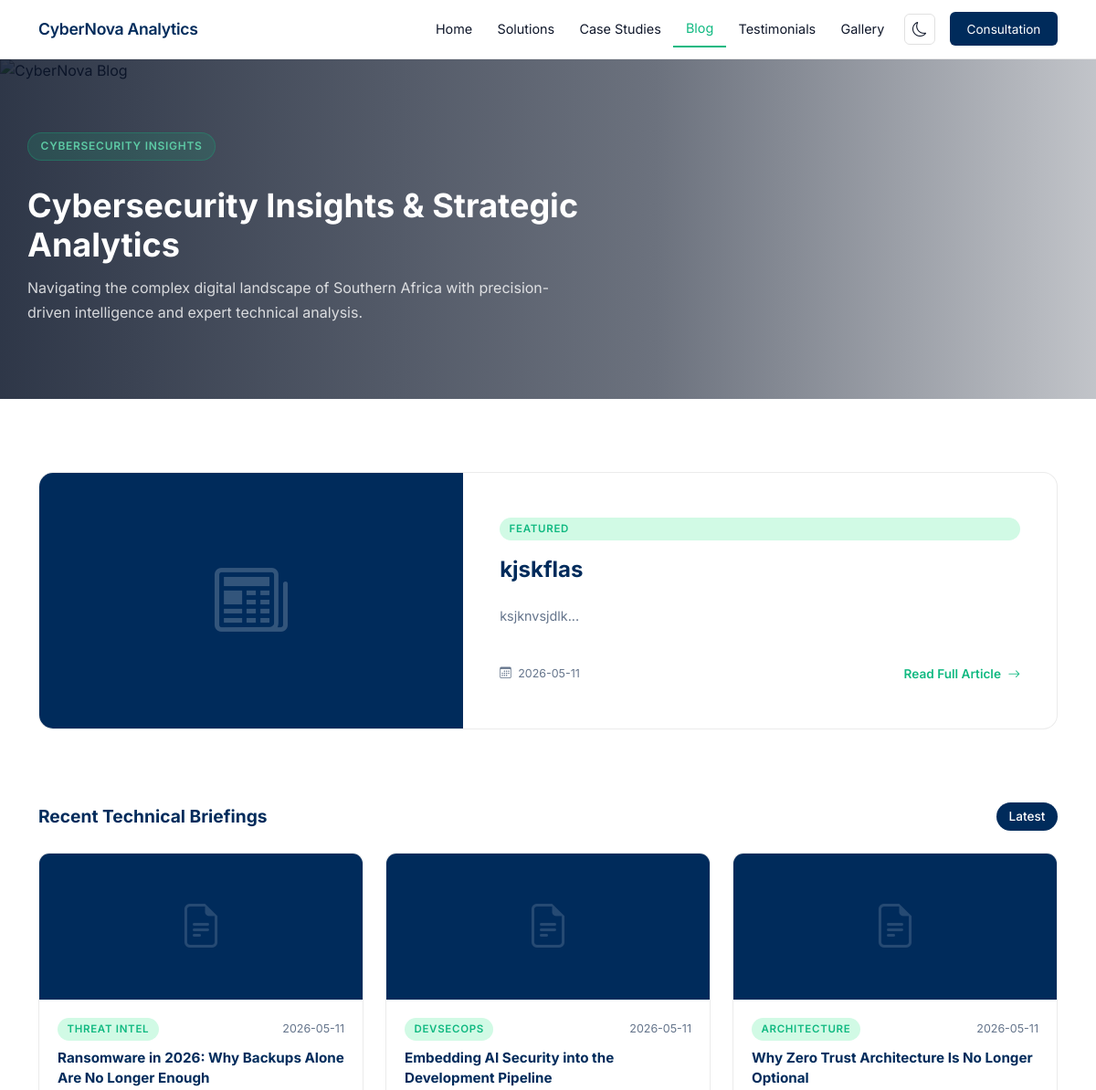
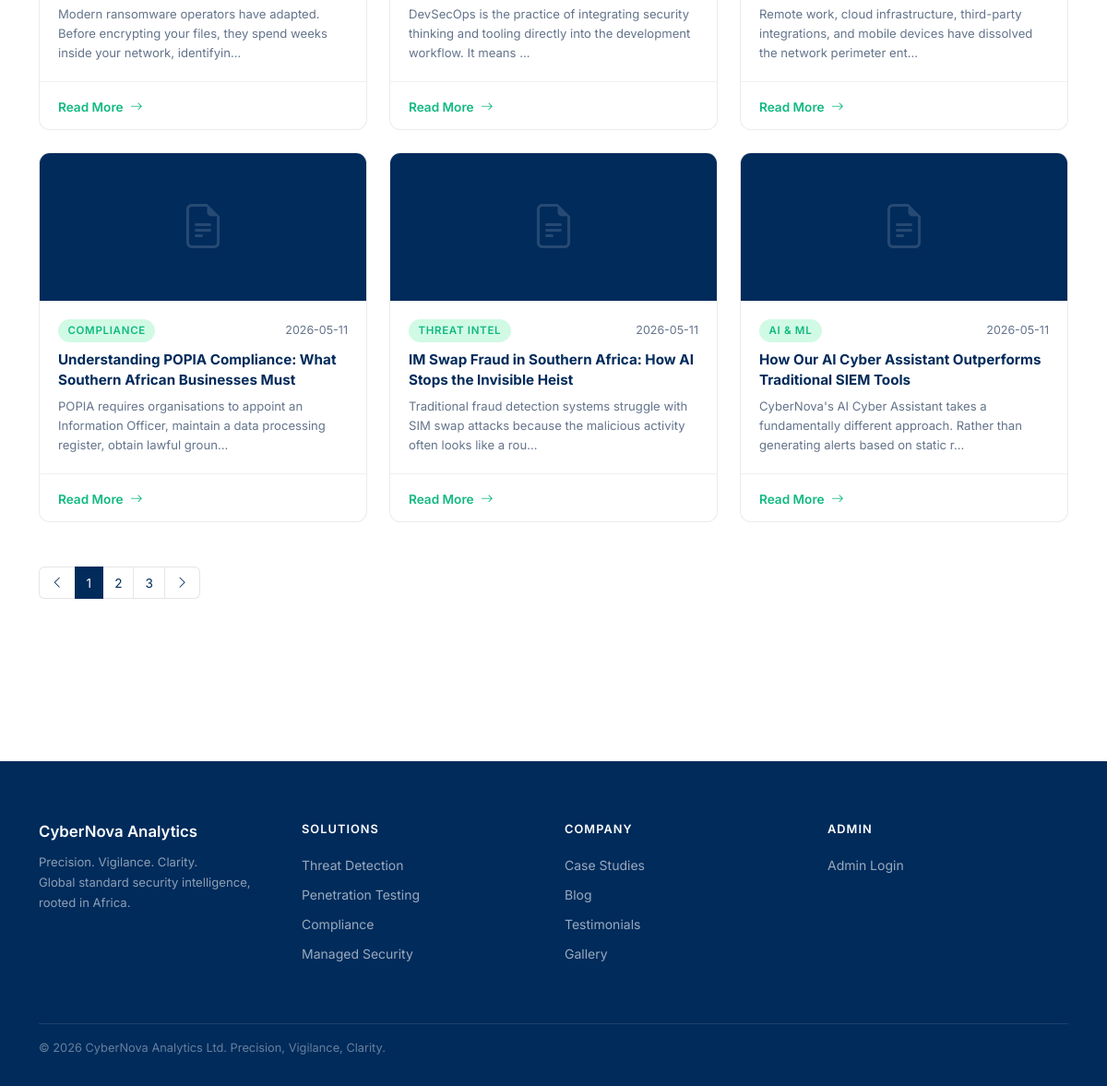
Page /blog on the committed database (2 pictures, top to bottom).
### tables this page shows
CREATE TABLE blog_post (
            id           INTEGER      PRIMARY KEY AUTOINCREMENT,
            admin_id     INT          NOT NULL,
            title        VARCHAR(255) NOT NULL,
            content      TEXT         NOT NULL,
            category     VARCHAR(100) NULL,
            cover_image  VARCHAR(255) NULL,
            published_at DATETIME     NULL,
            status       VARCHAR(50)  NOT NULL DEFAULT 'draft',
            FOREIGN KEY (admin_id) REFERENCES admin(id)
        );

### app.py (the view)
@app.route('/blog')
@public_route
def blog():
    db = get_db()
    posts = db.execute(
        'SELECT * FROM blog_post WHERE status = ? ORDER BY published_at DESC',
        ('published',)
    ).fetchall()
    db.close()
    return render_template('public/blog.html', posts=posts)

### app.py (called while the page is built)
@app.after_request
def prevent_caching(response):
    if request.path.startswith('/admin'):
        response.headers['Cache-Control'] = 'no-store, no-cache, must-revalidate, max-age=0'
        response.headers['Pragma'] = 'no-cache'
        response.headers['Expires'] = '0'
    return response

def get_db():
    conn = sqlite3.connect('database.db')
    conn.row_factory = sqlite3.Row
    return conn

def public_route(f):
    from functools import wraps
    @wraps(f)
    def decorated(*args, **kwargs):
        if 'admin_id' in session:
            session.clear()
            return redirect(url_for(f.__name__, **request.args))
        return f(*args, **kwargs)
    return decorated

### templates/public/blog.html (shortened to what this page needs)
{% extends 'base.html' %}  {% block content %}
<section class="page-header-hero">
  <div class="page-header-bg">
    <img
      src="{{ url_for('static', filename='images/blog_post.jpg') }}"
      alt="CyberNova Blog"
      class="page-header-bg-img"
    />
    <div class="page-header-overlay"></div>
  </div>
  <div class="container page-header-content">
    <span class="badge-label mb-3">Cybersecurity Insights</span>
    <h1 class="page-header-heading">
      Cybersecurity Insights & Strategic Analytics
    </h1>
    <p class="page-header-sub">
      Navigating the complex digital landscape of Southern Africa with
      precision-driven intelligence and expert technical analysis.
    </p>
  </div>
</section>
{% if posts %}
{% set featured = posts[0] %}
<section class="section-pad pb-0">
  <div class="container">
    <div class="featured-post-card">
      <div class="row g-0 align-items-stretch">
        <div class="col-lg-5">
          <div class="featured-post-img-wrap">
            {% if featured['cover_image'] %}
            <img
              src="{{ url_for('static', filename=featured['cover_image']) }}"
              alt="{{ featured['title'] }}"
              class="featured-post-img"
            />
            {% else %}
            <div class="featured-post-img-placeholder">
              <i class="bi bi-newspaper"></i>
            </div>
            {% endif %}
          </div>
        </div>
        <div class="col-lg-7">
          <div class="featured-post-content">
            <span class="post-category-badge mb-3">Featured</span>
            <h2 class="featured-post-title">{{ featured['title'] }}</h2>
            <p class="featured-post-excerpt mt-3">
              {{ featured['content'][:200] }}...
            </p>
            <div class="d-flex align-items-center justify-content-between mt-4">
              <span class="post-meta">
                <i class="bi bi-calendar3 me-1"></i>
                {{ featured['published_at'][:10] if featured['published_at']
                else 'Draft' }}
              </span>
              <a
                href="#"
                class="case-link"
                data-bs-toggle="modal"
                data-bs-target="#blogModalFeatured"
              >
                Read Full Article <i class="bi bi-arrow-right ms-1"></i>
              </a>
            </div>
          </div>
        </div>
      </div>
    </div>
  </div>
</section>
<section class="section-pad">
  <div class="container">
    <div class="d-flex justify-content-between align-items-center mb-4">
      <h3 class="blog-grid-heading">Recent Technical Briefings</h3>
      <div class="blog-filter-tabs">
        <a
          href="{{ url_for('blog') }}"
          class="blog-filter-tab {% if not request.args.get('status') %}active{% endif %}"
        >
          Latest
        </a>
      </div>
    </div>
    {% if posts|length > 1 %}
    <div class="row g-4">
      {% for post in posts %} {% if not loop.first %}
      <div class="col-lg-4 col-md-6">
        <div class="blog-card h-100">
          <div class="blog-card-img">
            {% if post['cover_image'] %}
            <img
              src="{{ url_for('static', filename=post['cover_image']) }}"
              alt="{{ post['title'] }}"
              class="blog-card-cover-img"
            />
            {% else %}
            <i class="bi bi-file-earmark-text"></i>
            {% endif %}
          </div>
          <div class="blog-card-body">
            <div class="d-flex justify-content-between align-items-center mb-2">
              <span class="post-category-badge">
                {{ post['category'] if post['category'] else 'Technical' }}
              </span>
              <span class="post-meta">
                {{ post['published_at'][:10] if post['published_at'] else '' }}
              </span>
            </div>
            <h5 class="blog-card-title">{{ post['title'] }}</h5>
            <p class="blog-card-excerpt">{{ post['content'][:120] }}...</p>
          </div>
          <div class="blog-card-footer">
            <a
              href="#"
              class="case-link"
              data-bs-toggle="modal"
              data-bs-target="#blogModal{{ post['id'] }}"
            >
              Read More <i class="bi bi-arrow-right ms-1"></i>
            </a>
          </div>
        </div>
      </div>
      {% endif %} {% endfor %}
    </div>
    {% else %}
    <div class="blog-only-featured">
      <i class="bi bi-journal-text"></i>
      <p>More articles are on the way. Check back soon.</p>
    </div>
    {% endif %}
    {% if posts|length > 6 %}
    <nav
      class="mt-5 d-flex justify-content: center"
      aria-label="Blog pagination"
    >
      <ul class="pagination blog-pagination">
        <li class="page-item">
          <a class="page-link" href="#"><i class="bi bi-chevron-left"></i></a>
        </li>
        <li class="page-item active"><a class="page-link" href="#">1</a></li>
        <li class="page-item"><a class="page-link" href="#">2</a></li>
        <li class="page-item"><a class="page-link" href="#">3</a></li>
        <li class="page-item">
          <a class="page-link" href="#"><i class="bi bi-chevron-right"></i></a>
        </li>
      </ul>
    </nav>
    {% endif %}
  </div>
</section>
{% endif %}
 {% endblock %}

### static/css/style.css (style rules this page uses)
:root { --primary: #002B5B; --secondary: #10B981; --tertiary: #0EA5E9; --neutral: #64748B; --secondary-light: #ecf0ff; --bg-light: #f8f9fa; --white: #ffffff; --text-dark: #0f172a; --text-muted: #64748B; --navy: #002B5B; --accent: #10B981; --accent-light: #d1fae5; --blue: #0EA5E9; }
body { font-family: 'Inter', 'Segoe UI', sans-serif; color: var(--text-dark); background-color: var(--white); }
.section-pad { padding: 5rem 0; }
.badge-label { display: inline-block; background-color: rgba(29, 158, 117, 0.2); color: #5dcaa5; font-size: 0.75rem; font-weight: 600; letter-spacing: 0.06em; text-transform: uppercase; padding: 0.35rem 0.85rem; border-radius: 20px; border: 1px solid rgba(29, 158, 117, 0.4); }
.page-header-hero { position: relative; min-height: 45vh; display: flex; align-items: center; overflow: hidden; }
.page-header-bg { position: absolute; inset: 0; z-index: 0; }
.page-header-bg-img { width: 100%; height: 100%; object-fit: cover; object-position: center; display: block; }
.page-header-overlay { position: absolute; inset: 0; background: linear-gradient( to right, rgba(10, 20, 40, 0.85) 0%, rgba(10, 20, 40, 0.60) 60%, rgba(10, 20, 40, 0.25) 100% ); }
.page-header-content { position: relative; z-index: 1; padding: 5rem 0; }
.page-header-heading { font-size: clamp(1.8rem, 3vw, 2.4rem); font-weight: 700; color: #ffffff; max-width: 680px; margin-top: 0.75rem; }
.page-header-sub { font-size: 1rem; color: rgba(255, 255, 255, 0.80); max-width: 600px; line-height: 1.7; margin-top: 0.75rem; margin-bottom: 0; }
.case-link { font-size: 0.85rem; font-weight: 600; color: var(--secondary); text-decoration: none; transition: color 0.2s; }
.featured-post-card { border: 1px solid rgba(0,0,0,0.08); border-radius: 16px; overflow: hidden; background: var(--white); }
.featured-post-img-wrap { height: 100%; min-height: 280px; background-color: var(--primary); display: flex; align-items: center; justify-content: center; overflow: hidden; }
.featured-post-img-placeholder { font-size: 5rem; color: rgba(255,255,255,0.2); }
.featured-post-content { padding: 2.5rem; height: 100%; display: flex; flex-direction: column; justify-content: center; }
.featured-post-title { font-size: 1.5rem; font-weight: 700; color: var(--primary); line-height: 1.3; }
.featured-post-excerpt { font-size: 0.9rem; color: var(--text-muted); line-height: 1.7; }
.post-category-badge { display: inline-block; font-size: 0.72rem; font-weight: 600; text-transform: uppercase; letter-spacing: 0.06em; color: var(--secondary); background-color: #d1fae5; padding: 0.25rem 0.65rem; border-radius: 20px; }
.post-meta { font-size: 0.78rem; color: var(--text-muted); }
.blog-grid-heading { font-size: 1.2rem; font-weight: 700; color: var(--primary); margin-bottom: 0; }
.blog-filter-tabs { display: flex; gap: 0.5rem; }
.blog-filter-tab { font-size: 0.85rem; font-weight: 500; color: var(--text-muted); text-decoration: none; padding: 0.35rem 0.85rem; border-radius: 20px; transition: all 0.2s; }
.blog-filter-tab.active, .blog-filter-tab:hover { background-color: var(--primary); color: var(--white); }
.blog-card { background: var(--white); border: 1px solid rgba(0,0,0,0.08); border-radius: 12px; overflow: hidden; display: flex; flex-direction: column; transition: box-shadow 0.2s, transform 0.2s; }
.blog-card-img { height: 160px; background-color: var(--primary); display: flex; align-items: center; justify-content: center; font-size: 3rem; color: rgba(255,255,255,0.15); overflow: hidden; }
.blog-card-body { padding: 1.25rem; flex: 1; }
.blog-card-title { font-weight: 700; color: var(--primary); font-size: 0.95rem; line-height: 1.4; margin-bottom: 0.5rem; }
.blog-card-excerpt { font-size: 0.82rem; color: var(--text-muted); line-height: 1.6; margin-bottom: 0; }
.blog-card-footer { padding: 0.85rem 1.25rem; border-top: 1px solid rgba(0,0,0,0.06); }
.blog-pagination .page-link { color: var(--primary); border-color: rgba(0,0,0,0.1); font-size: 0.85rem; padding: 0.4rem 0.75rem; }
.blog-pagination .page-item.active .page-link { background-color: var(--primary); border-color: var(--primary); color: var(--white); }
body, #mainNav, .service-card, .solution-card, .blog-card, .testimonial-card, .testimonial-form-card, .case-card, .case-card-header, .case-card-body, .case-card-footer, .case-lightbox-inner, .featured-post-card, .why-card, .stats-row, .gallery-filter-btn, .tform-input, .nav-darkmode-btn { transition: background-color 0.25s ease, border-color 0.25s ease, color 0.25s ease; }

### rows in the picture
blog_post: title "kjskflas", content "ksjknvsjdlk", published_at "2026-05-11"
blog_post: category "THREAT INTEL", published_at "2026-05-11", title "Ransomware in 2026: Why Backups Alone Are No Longer Enough", content "Modern ransomware operators have adapted. Before encrypting your files, they spend weeks inside your network, identifyin"
blog_post: category "DEVSECOPS", published_at "2026-05-11", title "Embedding AI Security into the Development Pipeline", content "DevSecOps is the practice of integrating security thinking and tooling directly into the development workflow. It means"
blog_post: category "ARCHITECTURE", published_at "2026-05-11", title "Why Zero Trust Architecture Is No Longer Optional", content "Remote work, cloud infrastructure, third-party integrations, and mobile devices have dissolved the network perimeter ent"
blog_post: category "COMPLIANCE", published_at "2026-05-11", title "Understanding POPIA Compliance: What Southern African Businesses Must", content "POPIA requires organisations to appoint an Information Officer, maintain a data processing register, obtain lawful groun"
blog_post: category "THREAT INTEL", published_at "2026-05-11", title "IM Swap Fraud in Southern Africa: How AI Stops the Invisible Heist", content "Traditional fraud detection systems struggle with SIM swap attacks because the malicious activity often looks like a rou"
blog_post: category "AI & ML", published_at "2026-05-11", title "How Our AI Cyber Assistant Outperforms Traditional SIEM Tools", content "CyberNova's AI Cyber Assistant takes a fundamentally different approach. Rather than generating alerts based on static r"
